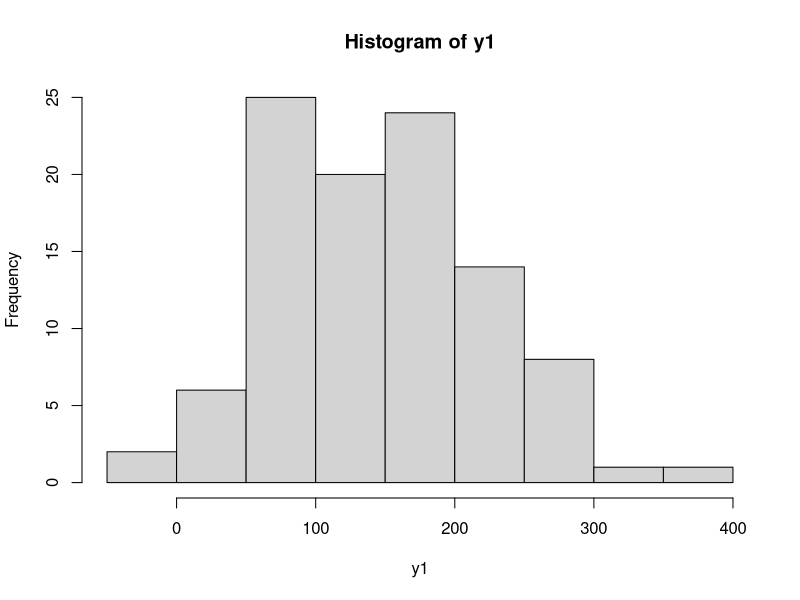
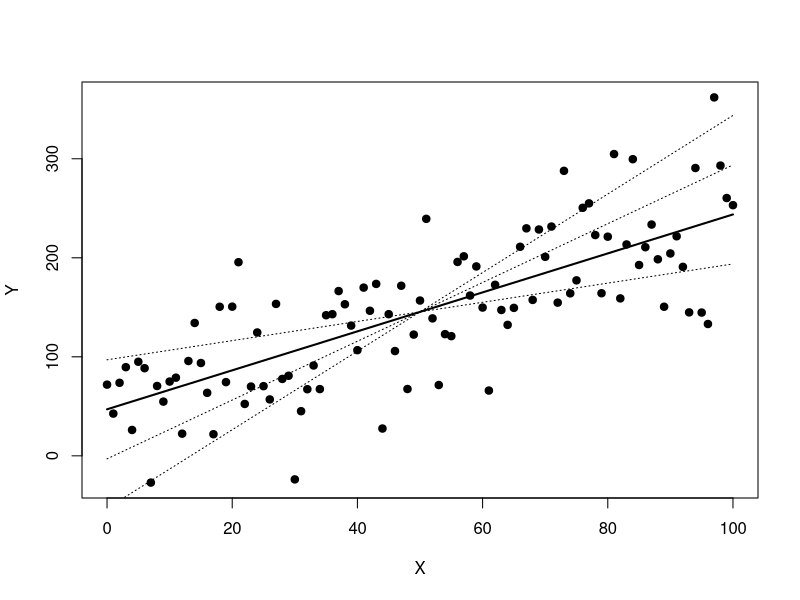
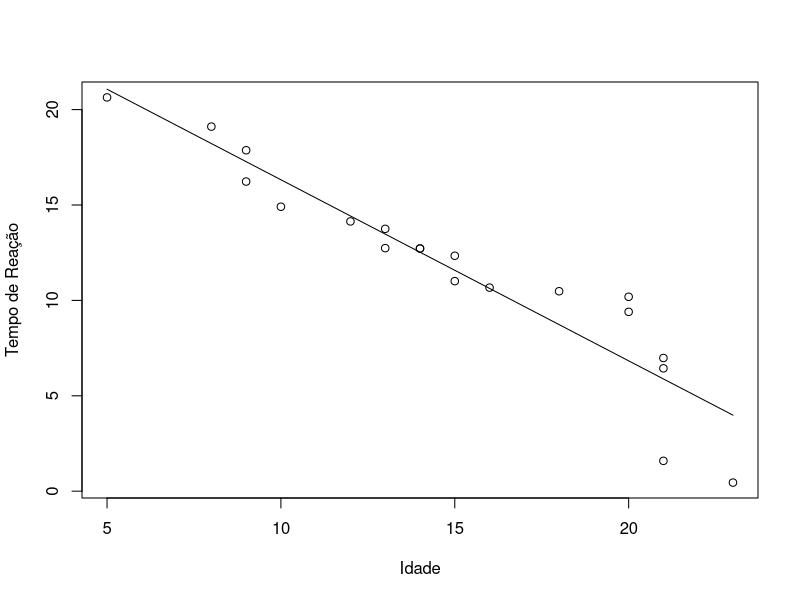
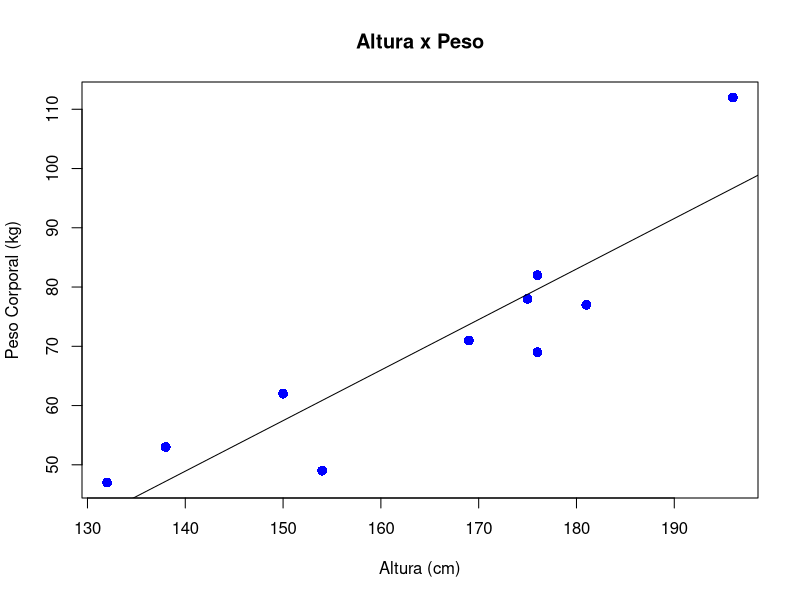
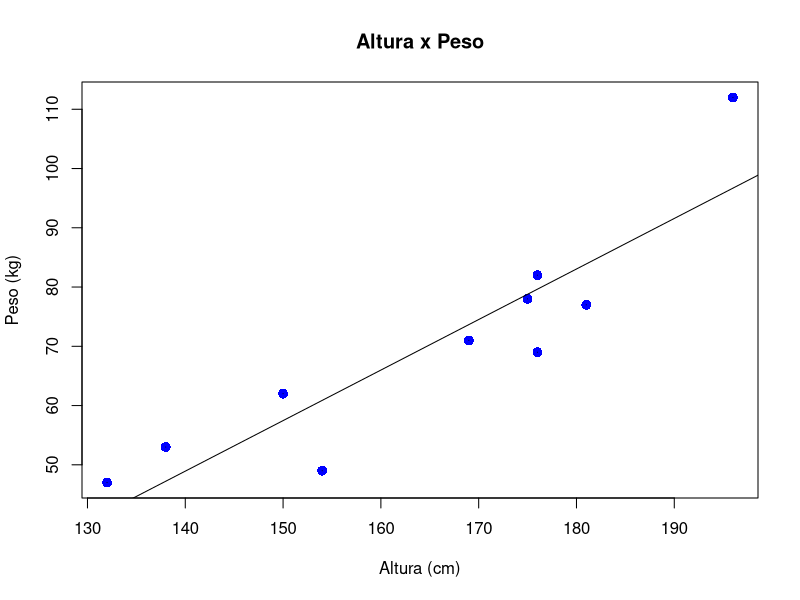
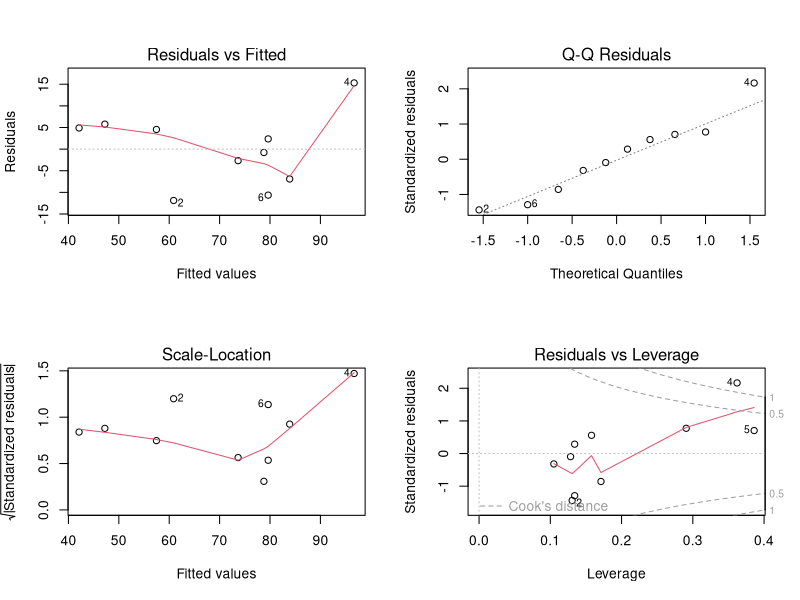

Recreate these plots in R, in order.
# Solução Lista de Exercícios Parte 1 - Capítulo 11

# Obs: Caso tenha problemas com a acentuação, consulte este link:
# https://support.rstudio.com/hc/en-us/articles/200532197-Character-Encoding

# Configurando o diretório de trabalho
# Coloque entre aspas o diretório de trabalho que você está usando no seu computador
# Não use diretórios com espaço no nome
setwd("C:/FCD/BigDataRAzure/Cap12")
getwd()


## Exercício 1 - Massa de dados aleatória

# Criando a massa de dados (apesar de aleatória, y possui 
# uma relação com os dados de x)
x <- seq(0, 100)
y <- 2 * x + 35

# Imprimindo as variáveis
x
y

# Gerando uma distribuição normal
y1 <- y + rnorm(101, 0, 50)
y1
hist(y1)

# Crie um plot do relacionamento de x e y1
plot(x, y1, pch = 19, xlab = 'X', ylab = 'Y')

# Crie um modelo de regressão para as duas variáveis x e y1
modelo <- lm(y1 ~ x)
modelo
class(modelo)

# Capture os coeficentes
a <- modelo$coefficients[1]
b <- modelo$coefficients[2]

# Fórmula de Regressão
y2 <- a + b*x

# Visualize a linha de regressão
lines(x, y2, lwd = 2)

# Simulando outras possíveis linhas de regressão
y3 <- (y2[51]-50*(b-1))+(b-1)*x
y4 <- (y2[51]-50*(b+1))+(b+1)*x
y5 <- (y2[51]-50*(b+2))+(b+2)*x
lines(x,y3,lty=3)
lines(x,y4,lty=3)
lines(x,y5,lty=3)


## Exercício 2 - Pesquisa sobre idade e tempo de reação

# Criando os dados
Idade <- c(9,13,14,21,15,18,20,8,14,23,16,21,10,12,20,
           9,13,5,15,21)

Tempo <- c(17.87,13.75,12.72,6.98,11.01,10.48,10.19,19.11,
           12.72,0.45,10.67,1.59,14.91,14.14,9.40,16.23,
           12.74,20.64,12.34,6.44)

# Crie um Gráfico de Dispersão (ScatterPlot)
plot(Idade, Tempo, 
     xlab = 'Idade', 
     ylab = 'Tempo de Reação')

# Crie um modelo de regressão
modelo <- lm(Tempo ~ Idade)
modelo

# Calcule a reta de regressão
y <- a + b*x
reta <- 25.8134 - 0.9491 * Idade

# Crie o gráfico da reta
lines(Idade,reta)


# Exercício 3 - Relação entre altura e peso

# Criando os dados
alturas = c(176, 154, 138, 196, 132, 176, 181, 169, 150, 175)
pesos = c(82, 49, 53, 112, 47, 69, 77, 71, 62, 78)

plot(alturas, pesos, pch = 16, cex = 1.3, col = "blue", 
     main = "Altura x Peso", 
     ylab = "Peso Corporal (kg)", 
     xlab = "Altura (cm)")

# Crie o modelo de regressão
modelo <- lm(pesos ~ alturas)

# Visualizando o modelo
modelo
summary(modelo)

# Gere a linha de regressão
abline(-70.4627, 0.8528)

# Faça as previsões de pesos com base na nova lista de alturas
alturas2 = data.frame(c(179, 152, 134, 197, 131, 178, 185, 162, 155, 172))
previsao <- predict(modelo, alturas2)
previsao

# Plot
plot(alturas, pesos, pch = 16, cex = 1.3, 
     col = "blue", 
     main = "Altura x Peso", 
     ylab = "Peso (kg)", 
     xlab = "Altura (cm)")

# Construindo a linha de regressão
abline(lm(pesos ~ alturas)) 

# Obtendo o tamanho de uma das amostras de dados
num <- length(alturas)
num

# Gerando um gráfico com os valores residuais
for (k in 1: num)  
  lines(c(alturas[k], alturas[k]), 
        c(pesos[k], pesos[k]))

# Gerando gráficos com a distribuição dos resíduos
par(mfrow = c(2,2))
plot(modelo)

